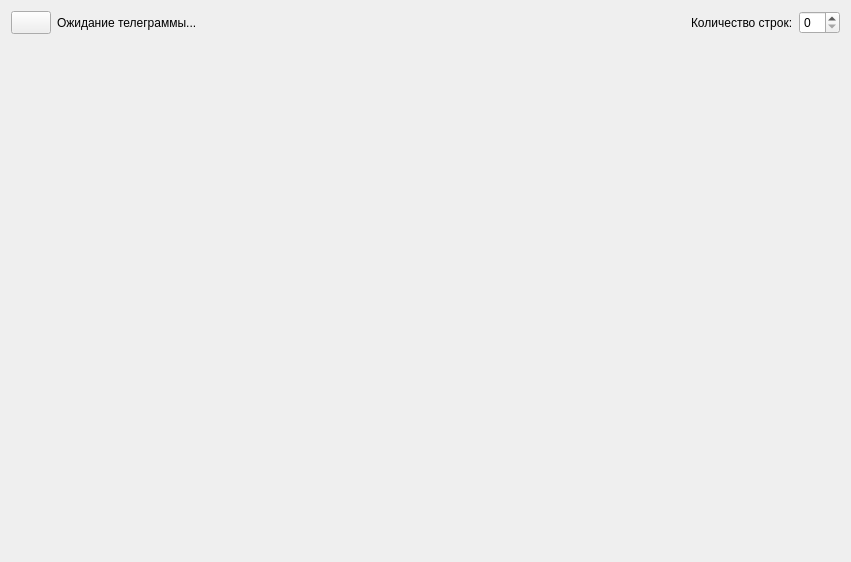
<?xml version="1.0" encoding="UTF-8"?>
<ui version="4.0">
 <class>TlgMonitorForm</class>
 <widget class="QWidget" name="TlgMonitorForm">
  <property name="geometry">
   <rect>
    <x>0</x>
    <y>0</y>
    <width>851</width>
    <height>562</height>
   </rect>
  </property>
  <property name="windowTitle">
   <string>Журнал телеграмм</string>
  </property>
  <layout class="QGridLayout" name="gridLayout">
   <item row="1" column="0">
    <layout class="QHBoxLayout" name="horizontalLayout_2"/>
   </item>
   <item row="0" column="0">
    <layout class="QHBoxLayout" name="horizontalLayout">
     <property name="spacing">
      <number>6</number>
     </property>
     <property name="sizeConstraint">
      <enum>QLayout::SetMinimumSize</enum>
     </property>
     <item>
      <widget class="QPushButton" name="choicecond">
       <property name="maximumSize">
        <size>
         <width>40</width>
         <height>40</height>
        </size>
       </property>
       <property name="text">
        <string/>
       </property>
      </widget>
     </item>
     <item>
      <widget class="QLabel" name="waitLabel">
       <property name="text">
        <string>Ожидание телеграммы...</string>
       </property>
      </widget>
     </item>
     <item>
      <spacer name="horizontalSpacer">
       <property name="orientation">
        <enum>Qt::Horizontal</enum>
       </property>
       <property name="sizeHint" stdset="0">
        <size>
         <width>10</width>
         <height>20</height>
        </size>
       </property>
      </spacer>
     </item>
     <item>
      <widget class="QLabel" name="label">
       <property name="text">
        <string>Количество строк:</string>
       </property>
      </widget>
     </item>
     <item>
      <widget class="QSpinBox" name="spinBox"/>
     </item>
    </layout>
   </item>
   <item row="2" column="0">
    <widget class="QWidget" name="treeSpace" native="true">
     <property name="minimumSize">
      <size>
       <width>300</width>
       <height>500</height>
      </size>
     </property>
    </widget>
   </item>
  </layout>
 </widget>
 <resources/>
 <connections/>
</ui>
